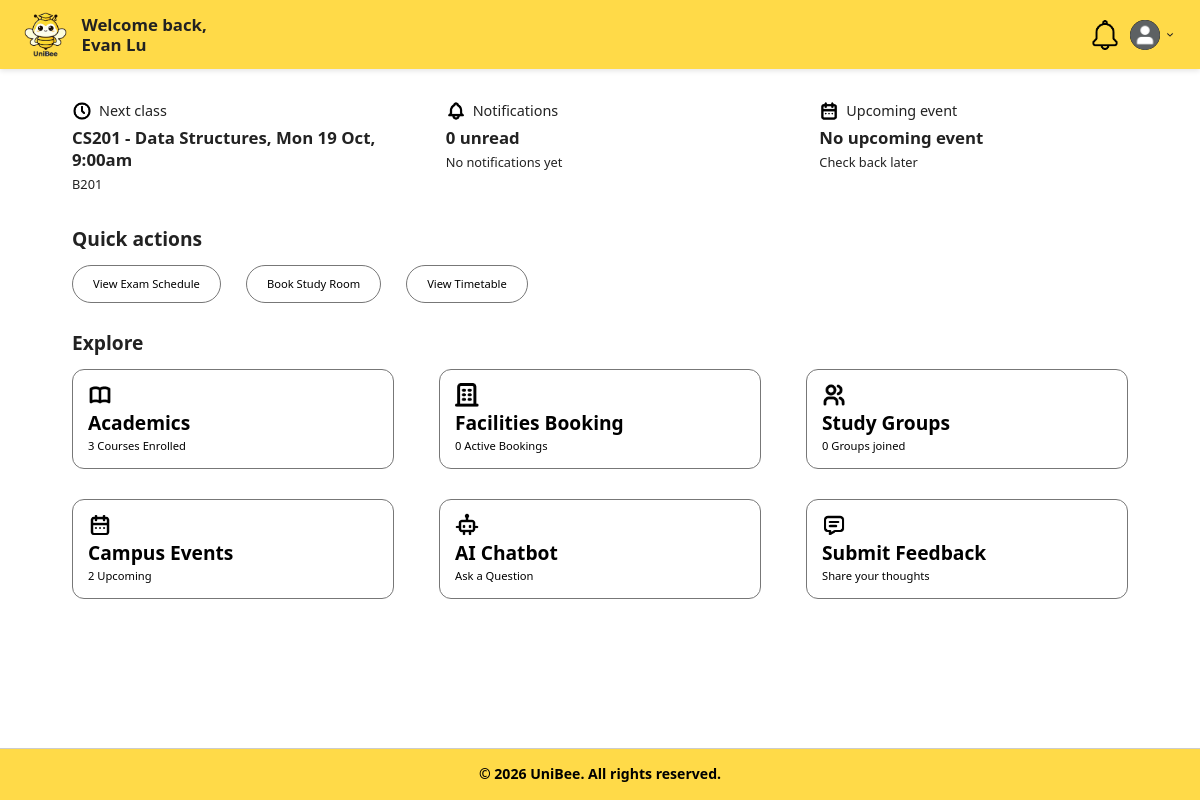
Screenshot of /boundary/studentDashboardPage.php (signed in) with the database file from the repository.
### tables this page shows
CREATE TABLE TimetableEntries (
    id INT PRIMARY KEY AUTO_INCREMENT,
    userId INT NOT NULL,
    title VARCHAR(255) NOT NULL,
    dayOfWeek ENUM('mon', 'tue', 'wed', 'thu', 'fri', 'sat', 'sun'),
    startTime TIME,
    endTime TIME,
    location VARCHAR(255),
    createdAt DATETIME DEFAULT CURRENT_TIMESTAMP,
    updatedAt DATETIME DEFAULT CURRENT_TIMESTAMP ON UPDATE CURRENT_TIMESTAMP,
    FOREIGN KEY (userId) REFERENCES Users(id) ON DELETE CASCADE
);

### controller/studentDashboardController.php (called while the page is built, shortened)
<?php
require_once "../database/database.php";
class StudentDashboardController
{
    private $db;
    public function __construct()
    {
        $database = new Database();
        $this->db = $database->connect();
    }
    public function getNextClass($studentId)
    {
        try {
            $today = strtolower(date('D'));
            $dayOrder = ['mon', 'tue', 'wed', 'thu', 'fri', 'sat', 'sun'];
            $todayIndex = array_search($today, $dayOrder);
            $sql = "SELECT title, dayOfWeek, startTime, endTime, location
                    FROM TimetableEntries
                    WHERE userId = ?
                    ORDER BY FIELD(dayOfWeek,'mon','tue','wed','thu','fri','sat','sun'),
                             startTime ASC";
            $stmt = $this->db->prepare($sql);
            $stmt->execute([$studentId]);
            $classes = $stmt->fetchAll(PDO::FETCH_ASSOC);
            for ($i = 1; $i <= 7; $i++) {
                $nextDayIndex = ($todayIndex + $i) % 7;
                $nextDay = $dayOrder[$nextDayIndex];
                foreach ($classes as $c) {
                    if (strtolower($c['dayOfWeek']) === $nextDay) {
                        $c['nextDate'] = date('Y-m-d', strtotime("+$i days"));
                        return $c;
                    }
                }
            }
            return null;
        } catch (PDOException $e) {
            error_log("getNextClass error: " . $e->getMessage());
            return false;
        }
    }
    public function getNotificationSummary($userId)
    {
        try {
            $sql = "SELECT COUNT(*) FROM Notifications
                    WHERE userId = ? AND isRead = 0";
            $stmt = $this->db->prepare($sql);
            $stmt->execute([$userId]);
            $unreadCount = (int) $stmt->fetchColumn();
            $sql = "SELECT title, message, createdAt
                    FROM Notifications
                    WHERE userId = ?
                    ORDER BY createdAt DESC
                    LIMIT 1";
            $stmt = $this->db->prepare($sql);
            $stmt->execute([$userId]);
            $latest = $stmt->fetch(PDO::FETCH_ASSOC);
            return [
                'unreadCount' => $unreadCount,
                'latest' => $latest ?: null
            ];
        } catch (PDOException $e) {
            error_log("getNotificationSummary error: " . $e->getMessage());
            return false;
        }
    }
    public function getNextEvent($studentId, $universityId)
    {
        try {
            $sql = "SELECT e.title, e.startDatetime,
                        f.location AS location
                    FROM Events e
                    JOIN EventRegistrations er ON er.eventId = e.id
                    INNER JOIN BookableFacilities bf ON e.facilityId = bf.id
                    INNER JOIN Facilities f ON bf.facilityId = f.id
                    WHERE e.universityId = ?
                    AND e.status = 'active'
                    AND e.startDatetime >= NOW()
                    AND er.userId = ?
                    AND er.status IN ('registered', 'attended')
                    ORDER BY e.startDatetime ASC
                    LIMIT 1";
            $stmt = $this->db->prepare($sql);
            $stmt->execute([$universityId, $studentId]);
            $row = $stmt->fetch(PDO::FETCH_ASSOC);
            return $row ?: null;
        } catch (PDOException $e) {
            error_log("getNextEvent error: " . $e->getMessage());
            return false;
        }
    }
    public function getEnrolledCoursesCount($studentId)
    {
        try {
            $sql = "SELECT COUNT(*)
                    FROM StudentEnrolments
                    WHERE studentId = ? AND status = 'enrolled'";
            $stmt = $this->db->prepare($sql);
            $stmt->execute([$studentId]);
            return (int) $stmt->fetchColumn();
        } catch (PDOException $e) {
            error_log("getEnrolledCoursesCount error: " . $e->getMessage());
            return 0;
        }
    }
    public function getActiveBookingsCount($userId)
    {
        try {
            $sql = "SELECT COUNT(*)
                    FROM FacilityBookings
                    WHERE userId = ? AND status IN ('pending', 'confirmed')";
            $stmt = $this->db->prepare($sql);
            $stmt->execute([$userId]);
            return (int) $stmt->fetchColumn();
        } catch (PDOException $e) {
            error_log("getActiveBookingsCount error: " . $e->getMessage());
            return 0;
        }
    }
    public function getGroupsJoinedCount($studentId)
    {
        try {
            $sql = "SELECT COUNT(*)
                    FROM StudyGroupMembers
                    WHERE studentId = ? AND status = 'active'";
            $stmt = $this->db->prepare($sql);
            $stmt->execute([$studentId]);
            return (int) $stmt->fetchColumn();
        } catch (PDOException $e) {
            error_log("getGroupsJoinedCount error: " . $e->getMessage());
            return 0;
        }
    }
    public function getUpcomingEventsCount($universityId)
    {
        try {
            $sql = "SELECT COUNT(*)
                    FROM Events
                    WHERE universityId = ?
                      AND status = 'active'
                      AND endDatetime >= NOW()";
            $stmt = $this->db->prepare($sql);
            $stmt->execute([$universityId]);
            return (int) $stmt->fetchColumn();
        } catch (PDOException $e) {
            error_log("getUpcomingEventsCount error: " . $e->getMessage());
            return 0;
        }
    }
}
?>

### database/database.php (called while the page is built, shortened)
<?php
class Database
{
    private $host = 'localhost:3307';
    private $dbname = 'unibee';
    private $username = 'root';
    private $password = '';
    public function connect()
    {
        try {
            $this->pdo = new PDO(
                "mysql:host={$this->host};dbname={$this->dbname}",
                $this->username,
                $this->password
            );
            $this->pdo->setAttribute(PDO::ATTR_ERRMODE, PDO::ERRMODE_EXCEPTION);
            return $this->pdo;
        } catch (PDOException $e) {
            die("Database connection failed: " . $e->getMessage());
        }
    }
}

### boundary/studentDashboardPage.php (the view, shortened to what this page needs)
<?php
require_once "../controller/studentDashboardController.php";
$dashboardController = new StudentDashboardController();
$studentId = $_SESSION['user_id'] ?? null;
$universityId = $_SESSION['university_id'] ?? null;
$nextClass = $dashboardController->getNextClass($studentId);
$notificationSum = $dashboardController->getNotificationSummary($studentId);
$nextEvent = $dashboardController->getNextEvent($studentId, $universityId);
$coursesEnrolled = $dashboardController->getEnrolledCoursesCount($studentId);
$activeBookings = $dashboardController->getActiveBookingsCount($studentId);
$groupsJoined = $dashboardController->getGroupsJoinedCount($studentId);
$upcomingEventsCnt = $dashboardController->getUpcomingEventsCount($universityId);
?>
<!DOCTYPE html>
<html lang="en">
<head>
    <link rel="stylesheet" href="../style.css">
</head>
<body>
    <header class="header">
        <div class="logo-container">
            <a href="studentDashboardPage.php">
                <img src="../images/uniBeeLogo.png" alt="UniBee Logo">
            </a>
        </div>
        <div class="welcome-message">
            <span>Welcome back,</span>
            <strong><?php echo htmlspecialchars($_SESSION['user_name']); ?></strong>
        </div>
        <div class="dashboard-header-right">
            <a href="NotificationPage.php" class="header-icon">
                <img src="../images/notification.png" alt="Notifications">
            </a>
            <div class="profile-dropdown">
                <div class="profile-container" onclick="toggleDropdown()">
                    <img src="../images/profilePic.png" alt="Profile" class="profile-icon">
                    <img src="../images/dropdown.png" alt="Menu" class="dropdown-arrow">
                </div>
            </div>
        </div>
    </header>
    <main class="dashboard">
        <section class="dashboard-summary">
            <div class="summary-item">
                <div class="summary-title">
                    <img src="../images/nextClass.png" alt="Next class" class="summary-icon">
                    <span>Next class</span>
                </div>
                <?php if ($nextClass === false): ?>
                    <h2>Unable to load</h2>
                    <p>Please try again later</p>
                <?php elseif ($nextClass === null): ?>
                    <h2>No upcoming class</h2>
                    <p>You're free!</p>
                <?php else: ?>
                    <h2>
                        <?php echo htmlspecialchars($nextClass['title']); ?>,
                        <?php echo htmlspecialchars(date('D j M, g:ia', strtotime($nextClass['nextDate'] . ' ' . $nextClass['startTime']))); ?>
                    </h2>
                    <p><?php echo htmlspecialchars($nextClass['location']); ?></p>
                <?php endif; ?>
            </div>
            <div class="summary-item">
                <div class="summary-title">
                    <img src="../images/noti.png" alt="Notifications" class="summary-icon">
                    <span>Notifications</span>
                </div>
                <?php if ($notificationSum === false): ?>
                    <h2>Unable to load</h2>
                    <p>Please try again later</p>
                <?php else: ?>
                    <h2>
                        <a href="notificationPage.php" class="summary-link">
                            <?php echo (int) $notificationSum['unreadCount']; ?> unread
                        </a>
                    </h2>
                    <?php if (!empty($notificationSum['latest'])): ?>
                        <p><?php echo htmlspecialchars($notificationSum['latest']['title']); ?></p>
                    <?php else: ?>
                        <p>No notifications yet</p>
                    <?php endif; ?>
                <?php endif; ?>
            </div>
            <div class="summary-item">
                <div class="summary-title">
                    <img src="../images/upcomingEvent.png" alt="Upcoming event" class="summary-icon">
                    <span>Upcoming event</span>
                </div>
                <?php if ($nextEvent === false): ?>
                    <h2>Unable to load</h2>
                    <p>Please try again later</p>
                <?php elseif ($nextEvent === null): ?>
                    <h2>No upcoming event</h2>
                    <p>Check back later</p>
                <?php endif; ?>
            </div>
        </section>
        <section class="dashboard-section">
            <h3 class="section-label">Quick actions</h3>
            <div class="quick-actions">
                <a href="academicsPage.php?tab=exams" class="quick-button">
                    View Exam Schedule
                </a>
                <a href="bookFacilityPage.php" class="quick-button">
                    Book Study Room
                </a>
                <a href="academicsPage.php?tab=timetable" class="quick-button">
                    View Timetable
                </a>
            </div>
        </section>
        <section class="dashboard-section">
            <h3 class="section-label">Explore</h3>
            <div class="dashboard-grid">
                <a href="academicsPage.php" class="dashboard-card">
                    <img src="../images/academic.png" alt="Academics" class="card-icon">
                    <h2>Academics</h2>
                    <p><?php echo $coursesEnrolled . ' Course' . ($coursesEnrolled === 1 ? '' : 's') . ' Enrolled'; ?>
                    </p>
                </a>
                <a href="viewFacilitiesPage.php" class="dashboard-card">
                    <img src="../images/facilityBooking.png" alt="Facilities Booking" class="card-icon">
                    <h2>Facilities Booking</h2>
                    <p><?php echo $activeBookings . ' Active Booking' . ($activeBookings === 1 ? '' : 's'); ?></p>
                </a>
                <a href="academicsPage.php?tab=interaction" class="dashboard-card">
                    <img src="../images/studyGrp.png" alt="Study Groups" class="card-icon">
                    <h2>Study Groups</h2>
                    <p><?php echo $groupsJoined . ' Group' . ($groupsJoined === 1 ? '' : 's') . ' joined'; ?></p>
                </a>
                <a href="viewEventsPage.php" class="dashboard-card">
                    <img src="../images/campusEvent.png" alt="Campus Events" class="card-icon">
                    <h2>Campus Events</h2>
                    <p><?php echo $upcomingEventsCnt . ' Upcoming'; ?></p>
                </a>
                <a href="AIChatbotPage.php" class="dashboard-card">
                    <img src="../images/aiChatbot.png" alt="AI Chatbot" class="card-icon">
                    <h2>AI Chatbot</h2>
                    <p>Ask a Question</p>
                </a>
                <a href="submitFeedbackPage.php" class="dashboard-card">
                    <img src="../images/feedback.png" alt="Submit Feedback" class="card-icon">
                    <h2>Submit Feedback</h2>
                    <p>Share your thoughts</p>
                </a>
            </div>
        </section>
    </main>
    <footer>
        <div class="footer-bottom-bar">
            &copy; 2026 UniBee. All rights reserved.
        </div>
    </footer>
</body>
</html>

### rows the page displays
timetableentries: title "CS201 - Data Structures", startTime "Mon 19 Oct, 9:00am", location "B201"

### other values shown
$_SESSION['user_name'] "Evan Lu"
$notificationSum['unreadCount'] "0"
$coursesEnrolled "3"
$activeBookings "0"
$groupsJoined "0"
$upcomingEventsCnt "2"
